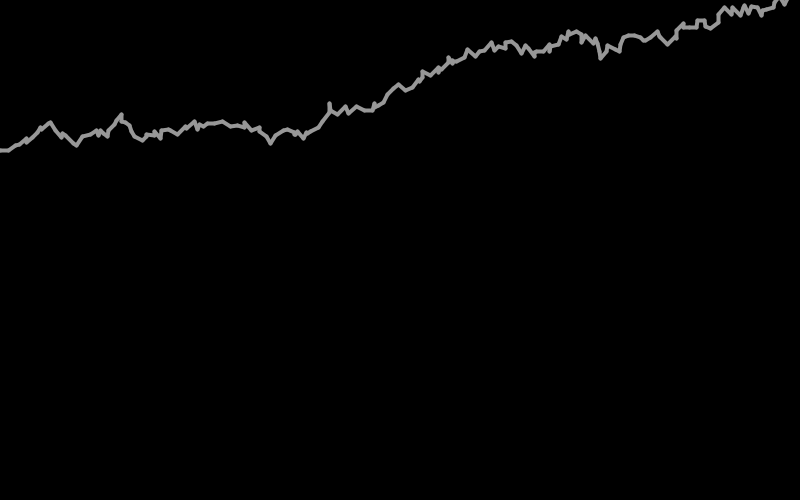
Frame 1 (no input)
Frame 60 (the mouse pressed at the canvas centre just before this capture): identical to frame 1, image omitted
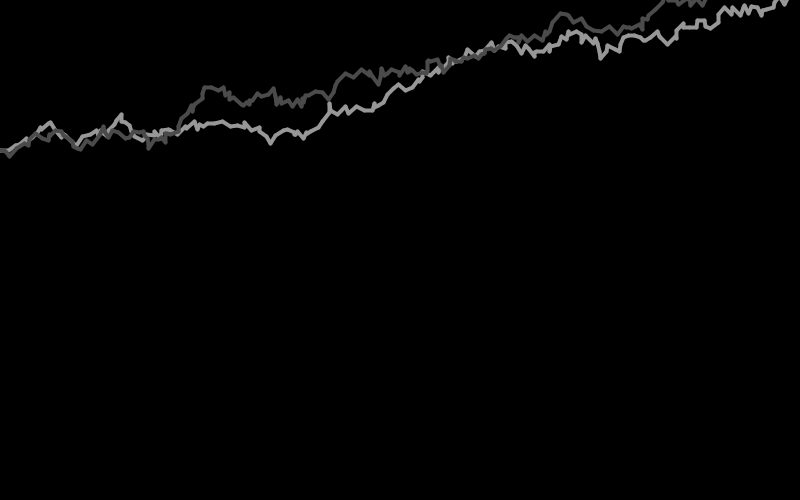
Frame 120 (the mouse held since frame 60 and released just before this capture)

The Processing sketch that drew these frames (run headless with seeded random() and noise(); from frame 60 on, the mouse is pressed at the canvas centre):

// Processing sketch: Lightning
// ── Lightning.pde
int startX;
int startY;
int endX;
int endY;

void setup()
{
  startX = 0;
  startY = 150;
  endX = 0;
  endY = 150;
  
  size(800,500);
  strokeWeight(5);
  background(0);
  
}
void draw()
{
  stroke((int)(Math.random() * 255));
    strokeWeight(4);
    
  while(endX < 800){
    endX = startX + (int)(9 * Math.random());
    endY = (startY - 9 + (int)(18 * Math.random()));
    line(startX, startY, endX, endY);
    startX = endX;
    startY = endY;
  }

}
void mousePressed()
{
  startX = 0;
  endX = 0;
  startY = 150;
  endY = 150;

}
